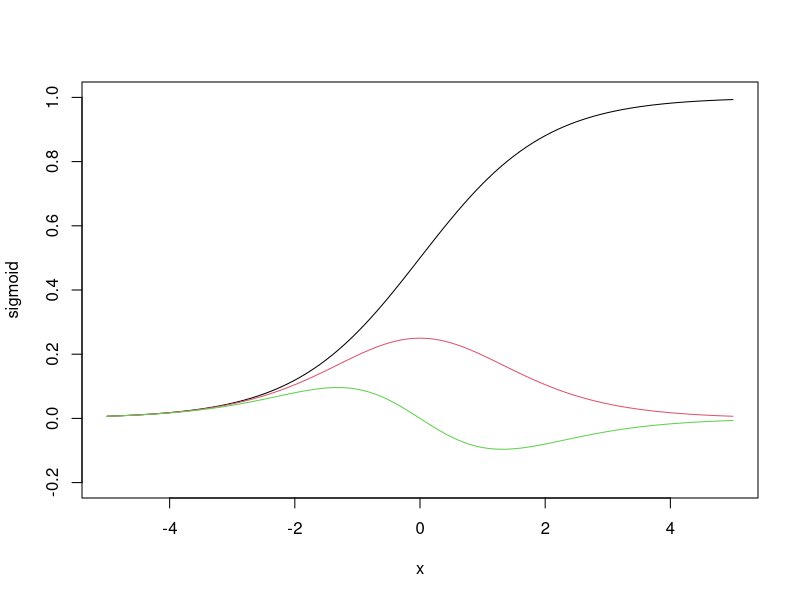

R code for this plot:
# r2py crawler metadata
# package: e1071
# source_type: rd_example
# topic: sigmoid.Rd
# source_file: C:\Users\bened\AppData\Local\R\win-library\4.5\e1071\help
# lines: 4

suppressPackageStartupMessages(library(e1071))
plot(sigmoid, -5, 5, ylim = c(-.2, 1))
plot(dsigmoid, -5, 5, add = TRUE, col = 2)
plot(d2sigmoid, -5, 5, add = TRUE, col = 3)
